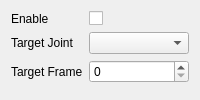
              <widget class="QWidget" name="tab_ik">
               <attribute name="title">
                <string>IK</string>
               </attribute>
               <layout class="QFormLayout" name="formLayout_ik">
                <item row="0" column="0">
                 <widget class="QLabel" name="label_ik_enable">
                  <property name="text">
                   <string>Enable</string>
                  </property>
                 </widget>
                </item>
                <item row="0" column="1">
                 <widget class="QCheckBox" name="checkBox_ik_enable">
                  <property name="sizePolicy">
                   <sizepolicy hsizetype="Minimum" vsizetype="Minimum">
                    <horstretch>0</horstretch>
                    <verstretch>0</verstretch>
                   </sizepolicy>
                  </property>
                  <property name="focusPolicy">
                   <enum>Qt::NoFocus</enum>
                  </property>
                  <property name="layoutDirection">
                   <enum>Qt::LeftToRight</enum>
                  </property>
                  <property name="text">
                   <string/>
                  </property>
                 </widget>
                </item>
                <item row="1" column="0">
                 <widget class="QLabel" name="label_ik_target_joint">
                  <property name="text">
                   <string>Target Joint</string>
                  </property>
                 </widget>
                </item>
                <item row="1" column="1">
                 <widget class="QComboBox" name="comboBox_ik_target_joint">
                  <property name="sizePolicy">
                   <sizepolicy hsizetype="Preferred" vsizetype="Minimum">
                    <horstretch>0</horstretch>
                    <verstretch>0</verstretch>
                   </sizepolicy>
                  </property>
                  <property name="focusPolicy">
                   <enum>Qt::NoFocus</enum>
                  </property>
                  <property name="layoutDirection">
                   <enum>Qt::LeftToRight</enum>
                  </property>
                 </widget>
                </item>
                <item row="2" column="0">
                 <widget class="QLabel" name="label_ik_target_frame">
                  <property name="text">
                   <string>Target Frame</string>
                  </property>
                 </widget>
                </item>
                <item row="2" column="1">
                 <widget class="QSpinBox" name="spinBox_ik_target_frame">
                  <property name="sizePolicy">
                   <sizepolicy hsizetype="Preferred" vsizetype="Minimum">
                    <horstretch>0</horstretch>
                    <verstretch>0</verstretch>
                   </sizepolicy>
                  </property>
                  <property name="focusPolicy">
                   <enum>Qt::ClickFocus</enum>
                  </property>
                 </widget>
                </item>
               </layout>
              </widget>
